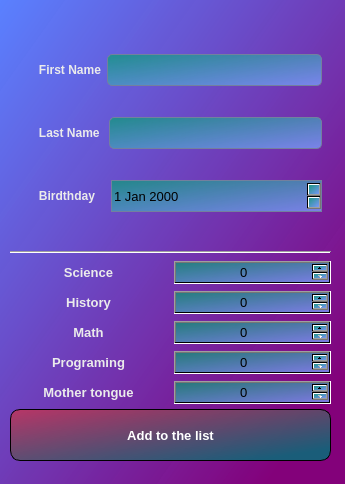
<?xml version="1.0" encoding="UTF-8"?>
<ui version="4.0">
 <class>Dialog</class>
 <widget class="QDialog" name="Dialog">
  <property name="geometry">
   <rect>
    <x>0</x>
    <y>0</y>
    <width>345</width>
    <height>484</height>
   </rect>
  </property>
  <property name="windowTitle">
   <string>Dialog</string>
  </property>
  <property name="windowOpacity">
   <double>0.995000000000000</double>
  </property>
  <property name="styleSheet">
   <string notr="true">QDialog{
	background: qlineargradient(spread:pad, x1:1, y1:1, x2:0, y2:0, stop:0.115385 rgba(130, 0, 122, 241), stop:1 rgba(90, 129, 255, 255));
}</string>
  </property>
  <widget class="QWidget" name="layoutWidget">
   <property name="geometry">
    <rect>
     <x>10</x>
     <y>20</y>
     <width>321</width>
     <height>441</height>
    </rect>
   </property>
   <layout class="QVBoxLayout" name="verticalLayout_2">
    <property name="spacing">
     <number>5</number>
    </property>
    <item>
     <widget class="QWidget" name="studentIn_2" native="true">
      <property name="tabletTracking">
       <bool>true</bool>
      </property>
      <layout class="QVBoxLayout" name="studentIn">
       <property name="spacing">
        <number>6</number>
       </property>
       <item>
        <layout class="QHBoxLayout" name="horizontalLayout">
         <item>
          <widget class="QLabel" name="label">
           <property name="font">
            <font>
             <pointsize>9</pointsize>
             <weight>75</weight>
             <bold>true</bold>
            </font>
           </property>
           <property name="styleSheet">
            <string notr="true">QLabel{
	color: rgb(235, 235, 235);
	font-weight: bold;
}</string>
           </property>
           <property name="text">
            <string>      First Name</string>
           </property>
          </widget>
         </item>
         <item>
          <widget class="QLineEdit" name="fName">
           <property name="font">
            <font>
             <pointsize>10</pointsize>
            </font>
           </property>
           <property name="cursor">
            <cursorShape>ArrowCursor</cursorShape>
           </property>
           <property name="tabletTracking">
            <bool>true</bool>
           </property>
           <property name="styleSheet">
            <string notr="true">QLineEdit{
	background: qlineargradient(spread:pad, x1:0, y1:0, x2:1, y2:1, stop:0 rgba(0, 162, 106, 172), stop:1 rgba(124, 157, 255, 197));
	border: 1px solid rgb(115, 128, 158);
	border-radius: 5px;
	height: 30px;
	cursor-color:#fff;
}</string>
           </property>
          </widget>
         </item>
        </layout>
       </item>
       <item>
        <layout class="QHBoxLayout" name="horizontalLayout_2">
         <item>
          <widget class="QLabel" name="label_2">
           <property name="font">
            <font>
             <pointsize>9</pointsize>
             <weight>75</weight>
             <bold>true</bold>
            </font>
           </property>
           <property name="styleSheet">
            <string notr="true">QLabel{
	color: rgb(235, 235, 235);
	font-weight: bold;
}</string>
           </property>
           <property name="text">
            <string>      Last Name </string>
           </property>
          </widget>
         </item>
         <item>
          <widget class="QLineEdit" name="lName">
           <property name="font">
            <font>
             <pointsize>10</pointsize>
            </font>
           </property>
           <property name="cursor">
            <cursorShape>ArrowCursor</cursorShape>
           </property>
           <property name="tabletTracking">
            <bool>true</bool>
           </property>
           <property name="styleSheet">
            <string notr="true">QLineEdit{
	background: qlineargradient(spread:pad, x1:0, y1:0, x2:1, y2:1, stop:0 rgba(0, 162, 106, 172), stop:1 rgba(124, 157, 255, 197));
	border: 1px solid rgb(115, 128, 158);
	border-radius: 5px;
	height: 30px;
	cursor-color:#fff;
}</string>
           </property>
          </widget>
         </item>
        </layout>
       </item>
       <item>
        <layout class="QHBoxLayout" name="horizontalLayout_4">
         <item>
          <widget class="QLabel" name="label_4">
           <property name="font">
            <font>
             <pointsize>9</pointsize>
             <weight>75</weight>
             <bold>true</bold>
            </font>
           </property>
           <property name="styleSheet">
            <string notr="true">QLabel{
	color: rgb(235, 235, 235);
	font-weight: bold;
}</string>
           </property>
           <property name="text">
            <string>      Birdthday   </string>
           </property>
           <property name="alignment">
            <set>Qt::AlignLeading|Qt::AlignLeft|Qt::AlignVCenter</set>
           </property>
          </widget>
         </item>
         <item>
          <widget class="QDateEdit" name="dateEdit">
           <property name="sizePolicy">
            <sizepolicy hsizetype="Expanding" vsizetype="Fixed">
             <horstretch>0</horstretch>
             <verstretch>0</verstretch>
            </sizepolicy>
           </property>
           <property name="font">
            <font>
             <pointsize>10</pointsize>
            </font>
           </property>
           <property name="tabletTracking">
            <bool>true</bool>
           </property>
           <property name="styleSheet">
            <string notr="true">QDateEdit{
	background: qlineargradient(spread:pad, x1:0, y1:0, x2:1, y2:1, stop:0 rgba(0, 162, 106, 172), stop:1 rgba(124, 157, 255, 197));
	border: 1px solid rgb(115, 128, 158);
	height: 30px;
	border-radius: 0px;
}</string>
           </property>
          </widget>
         </item>
        </layout>
       </item>
      </layout>
     </widget>
    </item>
    <item>
     <layout class="QVBoxLayout" name="verticalLayout">
      <property name="spacing">
       <number>7</number>
      </property>
      <item>
       <widget class="Line" name="line">
        <property name="lineWidth">
         <number>1</number>
        </property>
        <property name="orientation">
         <enum>Qt::Horizontal</enum>
        </property>
       </widget>
      </item>
      <item>
       <layout class="QHBoxLayout" name="horizontalLayout_5">
        <item>
         <widget class="QLabel" name="label_5">
          <property name="font">
           <font>
            <pointsize>10</pointsize>
            <weight>75</weight>
            <bold>true</bold>
           </font>
          </property>
          <property name="styleSheet">
           <string notr="true">QLabel{
	color: rgb(235, 235, 235);
	font-weight: bold;
}</string>
          </property>
          <property name="text">
           <string>Science</string>
          </property>
          <property name="alignment">
           <set>Qt::AlignCenter</set>
          </property>
         </widget>
        </item>
        <item>
         <widget class="QSpinBox" name="scienceMark">
          <property name="font">
           <font>
            <pointsize>10</pointsize>
           </font>
          </property>
          <property name="styleSheet">
           <string notr="true">QSpinBox{
	background: qlineargradient(spread:pad, x1:0, y1:0, x2:1, y2:1, stop:0 rgba(0, 162, 106, 172), stop:1 rgba(124, 157, 255, 197));
}</string>
          </property>
          <property name="alignment">
           <set>Qt::AlignCenter</set>
          </property>
         </widget>
        </item>
       </layout>
      </item>
      <item>
       <layout class="QHBoxLayout" name="horizontalLayout_8">
        <item>
         <widget class="QLabel" name="label_8">
          <property name="font">
           <font>
            <pointsize>10</pointsize>
            <weight>75</weight>
            <bold>true</bold>
           </font>
          </property>
          <property name="styleSheet">
           <string notr="true">QLabel{
	color: rgb(235, 235, 235);
	font-weight: bold;
}</string>
          </property>
          <property name="text">
           <string>History</string>
          </property>
          <property name="alignment">
           <set>Qt::AlignCenter</set>
          </property>
         </widget>
        </item>
        <item>
         <widget class="QSpinBox" name="historyMark">
          <property name="font">
           <font>
            <pointsize>10</pointsize>
           </font>
          </property>
          <property name="styleSheet">
           <string notr="true">QSpinBox{
	background: qlineargradient(spread:pad, x1:0, y1:0, x2:1, y2:1, stop:0 rgba(0, 162, 106, 172), stop:1 rgba(124, 157, 255, 197));
}</string>
          </property>
          <property name="alignment">
           <set>Qt::AlignCenter</set>
          </property>
         </widget>
        </item>
       </layout>
      </item>
      <item>
       <layout class="QHBoxLayout" name="horizontalLayout_6">
        <item>
         <widget class="QLabel" name="label_6">
          <property name="font">
           <font>
            <pointsize>10</pointsize>
            <weight>75</weight>
            <bold>true</bold>
           </font>
          </property>
          <property name="styleSheet">
           <string notr="true">QLabel{
	color: rgb(235, 235, 235);
	font-weight: bold;
}</string>
          </property>
          <property name="text">
           <string>Math</string>
          </property>
          <property name="alignment">
           <set>Qt::AlignCenter</set>
          </property>
         </widget>
        </item>
        <item>
         <widget class="QSpinBox" name="mathMark">
          <property name="font">
           <font>
            <pointsize>10</pointsize>
           </font>
          </property>
          <property name="styleSheet">
           <string notr="true">QSpinBox{
	background: qlineargradient(spread:pad, x1:0, y1:0, x2:1, y2:1, stop:0 rgba(0, 162, 106, 172), stop:1 rgba(124, 157, 255, 197));
}</string>
          </property>
          <property name="alignment">
           <set>Qt::AlignCenter</set>
          </property>
         </widget>
        </item>
       </layout>
      </item>
      <item>
       <layout class="QHBoxLayout" name="horizontalLayout_9">
        <item>
         <widget class="QLabel" name="label_9">
          <property name="font">
           <font>
            <pointsize>10</pointsize>
            <weight>75</weight>
            <bold>true</bold>
           </font>
          </property>
          <property name="styleSheet">
           <string notr="true">QLabel{
	color: rgb(235, 235, 235);
	font-weight: bold;
}</string>
          </property>
          <property name="text">
           <string>Programing</string>
          </property>
          <property name="alignment">
           <set>Qt::AlignCenter</set>
          </property>
         </widget>
        </item>
        <item>
         <widget class="QSpinBox" name="programingMark">
          <property name="font">
           <font>
            <pointsize>10</pointsize>
           </font>
          </property>
          <property name="styleSheet">
           <string notr="true">QSpinBox{
	background: qlineargradient(spread:pad, x1:0, y1:0, x2:1, y2:1, stop:0 rgba(0, 162, 106, 172), stop:1 rgba(124, 157, 255, 197));
}</string>
          </property>
          <property name="alignment">
           <set>Qt::AlignCenter</set>
          </property>
         </widget>
        </item>
       </layout>
      </item>
      <item>
       <layout class="QHBoxLayout" name="horizontalLayout_7">
        <item>
         <widget class="QLabel" name="label_7">
          <property name="font">
           <font>
            <pointsize>10</pointsize>
            <weight>75</weight>
            <bold>true</bold>
           </font>
          </property>
          <property name="styleSheet">
           <string notr="true">QLabel{
	color: rgb(235, 235, 235);
	font-weight: bold;
}</string>
          </property>
          <property name="text">
           <string>Mother tongue</string>
          </property>
          <property name="alignment">
           <set>Qt::AlignCenter</set>
          </property>
         </widget>
        </item>
        <item>
         <widget class="QSpinBox" name="oterTongueMark">
          <property name="font">
           <font>
            <pointsize>10</pointsize>
           </font>
          </property>
          <property name="styleSheet">
           <string notr="true">QSpinBox{
	background: qlineargradient(spread:pad, x1:0, y1:0, x2:1, y2:1, stop:0 rgba(0, 162, 106, 172), stop:1 rgba(124, 157, 255, 197));
}</string>
          </property>
          <property name="alignment">
           <set>Qt::AlignCenter</set>
          </property>
         </widget>
        </item>
       </layout>
      </item>
     </layout>
    </item>
    <item>
     <widget class="QPushButton" name="addMember">
      <property name="font">
       <font>
        <pointsize>10</pointsize>
        <weight>75</weight>
        <bold>true</bold>
       </font>
      </property>
      <property name="cursor">
       <cursorShape>PointingHandCursor</cursorShape>
      </property>
      <property name="mouseTracking">
       <bool>false</bool>
      </property>
      <property name="styleSheet">
       <string notr="true">QPushButton{
	border: 1px solid black;
	border-radius: 10px;
	height: 50px;
	background: qlineargradient(spread:pad, x1:1, y1:1, x2:0, y2:0, stop:0.115385 rgba(18, 100, 121, 238), stop:1 rgba(204, 50, 78, 198));
	color: rgb(255, 255, 255);
}
QPushButton:pressed{
	background: qconicalgradient(cx:0.5, cy:0.5, angle:43.5, stop:0.114428 rgba(25, 101, 121, 203), stop:1 rgba(204, 50, 78, 190));
}</string>
      </property>
      <property name="text">
       <string>Add to the list</string>
      </property>
      <property name="checkable">
       <bool>false</bool>
      </property>
     </widget>
    </item>
   </layout>
  </widget>
 </widget>
 <resources/>
 <connections/>
</ui>
